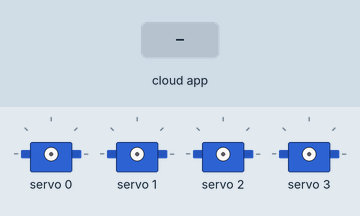
The sketch below on a simulated ESP8266 (NodeMCU). Shown: 4 × servo. Inputs (shaded band) come from the test bench. WiFi joins after 1.5 s; servers stay silent unless stated; what the sketch prints to the serial monitor is not drawn.

Above: at 2.7 s.
2.8 s: the phone or cloud app sets servo.1 to 0
4.3 s: the phone or cloud app sets servo.2 to 64
5.8 s: the phone or cloud app sets servo.3 to 128
7.3 s: the phone or cloud app sets servo.4 to 255
8.8 s: the phone or cloud app sets servo.1 to 64
At 10.0 s:
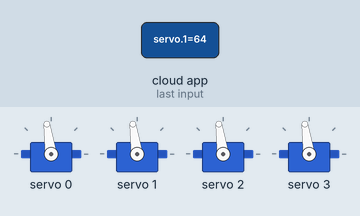
10.3 s: the phone or cloud app sets servo.2 to 0
At 11.1 s:
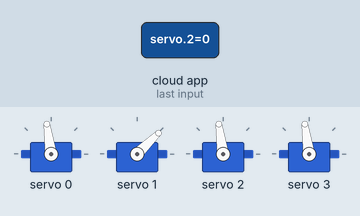
Timing chart, 0 to 12.8 s (numbered marks = the images above; inputs shaded):
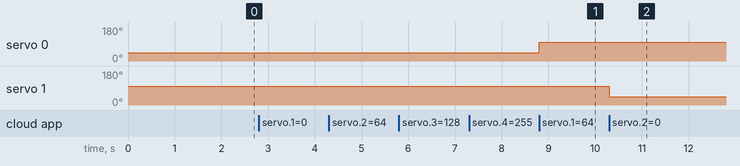

Measured:
- after the input at 8.8 s, servo 0: 44° → 98° at once
- after the input at 10.3 s, servo 1: 98° → 44° at once

The sketch:

smartDock.ino
```cpp
/*
  Author: Gustavo Motta
  sketch: pwm I2C
  data:   13/09/2025
*/

//add libs
#include <Wire.h>
#include <Adafruit_PWMServoDriver.h>
#include <ESP8266WiFi.h>
#define ESPALEXA_DEBUG
#include <Espalexa.h>


// wifi conect
boolean connectWifi();

// Change this!!
const char* ssid = "...";
const char* password = "...";

boolean wifiConnected = false;

//instance espalexa
Espalexa espalexa;

//instance objects
Adafruit_PWMServoDriver pwm = Adafruit_PWMServoDriver();

//declare functions
void writeServos(int position, int time);
void beginServos();

void servo1(uint8_t brightness);
void servo2(uint8_t brightness);
void servo3(uint8_t brightness);
void servo4(uint8_t brightness);

void setup() {

  Serial.begin(115200);

  // Initialise wifi connection
  wifiConnected = connectWifi();
  if(wifiConnected){
    espalexa.addDevice("servo 1", servo1);
    espalexa.addDevice("servo 2", servo2);
    espalexa.addDevice("servo 3", servo3);
    espalexa.addDevice("servo 4", servo4);
    beginServos();
    espalexa.begin();
  }else {
    while (1) {
      Serial.println("Cannot connect to WiFi. Please check data and reset the ESP.");
      delay(2500);
    }
  }
}

void loop() {
   espalexa.loop();
   delay(1);

}

//servo functions
void servo1(uint8_t brightness){moveServo(0, brightness);}
void servo2(uint8_t brightness){moveServo(1, brightness);}
void servo3(uint8_t brightness){moveServo(2, brightness);}
void servo4(uint8_t brightness){moveServo(3, brightness);}

void moveServo(int servoNumber,uint8_t state){
  if(state){
    Serial.print("ON, state: ");
    Serial.println(state);
    writeServos(servoNumber, 100);
  } else {
    Serial.print("OFF, brightness: ");
    Serial.println(state);
    writeServos(servoNumber, 0);
  }
}

//functions
void writeServos(int nServo, int position){
  #define SERVOMIN 205
  #define SERVOMAX 409

  int pos = map(position, 0, 180, SERVOMIN, SERVOMAX);
  pwm.setPWM(nServo, 0, pos);
}

void beginServos() {
  #define Frequency 50 // ref value of servo

  pwm.begin(); // init pwm object
  pwm.setPWMFreq(Frequency); // Define work frequency servo
}

// connect to wifi – returns true if successful or false if not
boolean connectWifi(){
  boolean state = true;
  int i = 0;

  WiFi.mode(WIFI_STA);
  WiFi.begin(ssid, password);
  Serial.println("");
  Serial.println("Connecting to WiFi");

  // Wait for connection
  Serial.print("Connecting...");
  while (WiFi.status() != WL_CONNECTED) {
    delay(500);
    Serial.print(".");
    if (i > 20){
      state = false; break;
    }
    i++;
  }
  Serial.println("");
  if (state){
    Serial.print("Connected to ");
    Serial.println(ssid);
    Serial.print("IP address: ");
    Serial.println(WiFi.localIP());
  }
  else {
    Serial.println("Connection failed.");
  }
  return state;
}
```
